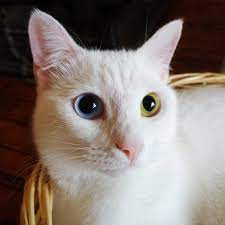
#> input picture cat.jpg, 225 x 225 px
$ python transfromations.py
#> lines starting #> are read from the running program, lines starting #| are printed output that depends on the picture
import cv2 as cv
import numpy as np

img = cv.imread('cat.jpg',)
#> img is the input picture: shape (225, 225, 3); mean B, G, R 115.4, 121.4, 133.3
cv.imshow('Cat', img)

# Translation


def translate(image, x, y):
    # the function gets an image to shift,
    # and x,y for the number of pixels that will be shifted in x and y axes.
#> called with x = -100, y = 100
    transmat = np.float32([[1, 0, x], [0, 1, y]])
    dimensions = (image.shape[1], image.shape[0])  # [1] is the width and [0] is the height.
#> dimensions = (225, 225)
    return cv.warpAffine(img, transmat, dimensions,)
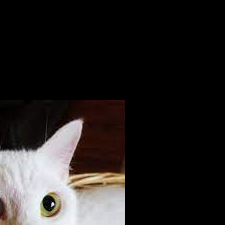
#> returned value: shape (225, 225, 3); mean of channels 0, 1, 2 34, 35.1, 38.2; drawn as B, G, R


# (-x) --> Left
# (-y) --> up
# (x) --> right
# (y) --> down
translated = translate(img, -100, 100)
cv.imshow('Translated', translated)

# Rotation


def rotate(image, angle, rot_point=None):
#> called with angle = 45
    (height, width) = image.shape[:2]
#> height = 225; width = 225
    if rot_point is None:
        rot_point = (width//2, height//2)
#> rot_point = (112, 112)

    rot_mat = cv.getRotationMatrix2D(rot_point, angle, 1.0)
    dimensions = (width, height)
#> dimensions = (225, 225)
    return cv.warpAffine(image, rot_mat, dimensions,)
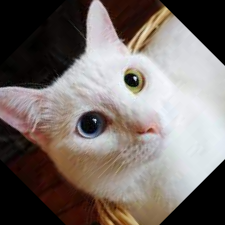
#> returned value: shape (225, 225, 3); mean of channels 0, 1, 2 105.6, 110, 119.1; drawn as B, G, R


rotated = rotate(img, 45, )
cv.imshow('Rotated', rotated)

rotated_rotated = rotate(rotated, 45,)
cv.imshow('Rotated_rotated', rotated_rotated)

rotated_img = rotate(img, 90,)
#> call 3 of rotate, with angle = 90
#> in rotate (call 3), `return cv.warpAffine(image, rot_mat, dimensions,)`:
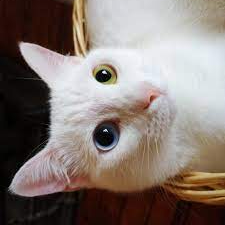
#> returned value: shape (225, 225, 3); mean of channels 0, 1, 2 115.4, 121.4, 133.3; drawn as B, G, R
cv.imshow('Rotated_img', rotated_img)

# Resizing
resized = cv.resize(img, (500, 500), interpolation=cv.INTER_CUBIC)
cv.imshow('Resized', resized)

# Flipping
flip_v = cv.flip(img, 0)  # vertically flip
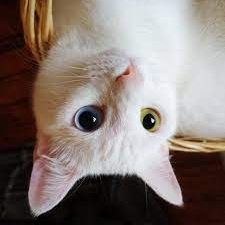
#> flip_v: shape (225, 225, 3); mean B, G, R 115.4, 121.4, 133.3
cv.imshow("Flip_v", flip_v)
flip_h = cv.flip(img, 1)  # horizontally flip
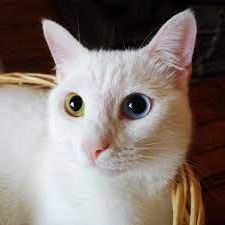
#> flip_h: shape (225, 225, 3); mean B, G, R 115.4, 121.4, 133.3
cv.imshow('Flip_h', flip_h)
flip_both = cv.flip(img, -1)  # both vertically and horizontally
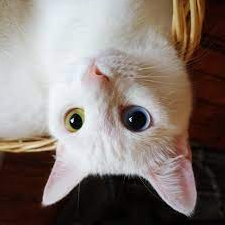
#> flip_both: shape (225, 225, 3); mean B, G, R 115.4, 121.4, 133.3
cv.imshow('Flip_b', flip_both)

# Cropping
cropped = img[50:100, 70:120]
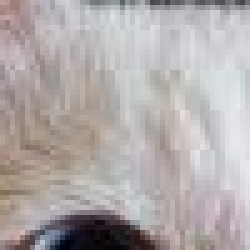
#> cropped: shape (50, 50, 3) (shown 5 times larger); mean B, G, R 170.7, 170.8, 176.8
cv.imshow('Cropped', cropped)

cv.waitKey(0)
